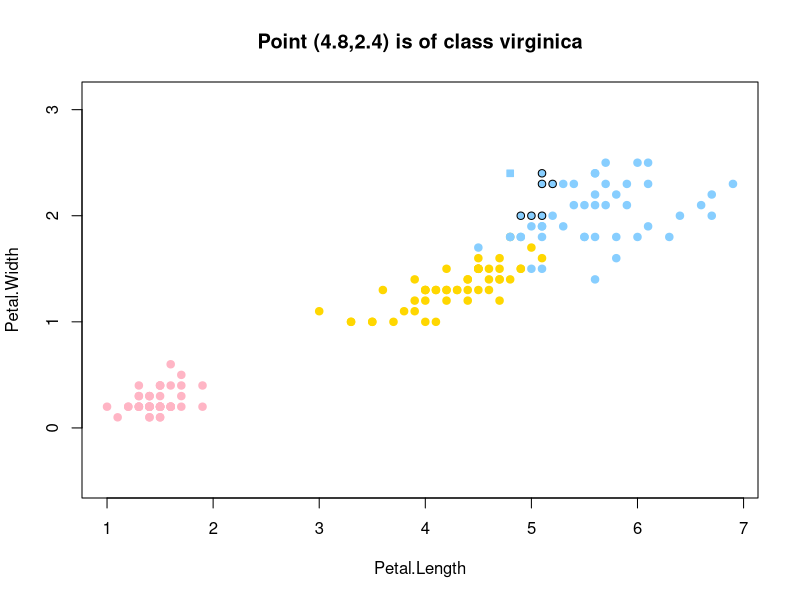

Recreate this plot in R.
colors <- c("setosa"="pink1","versicolor"="gold","virginica"="skyblue1")
optimalK <<- 6
parOne <- 3   #чтобы можно было легко поменять параметры
parTwo <- 4
titles <- dimnames(iris)[2]
xname <- titles[[1]][parOne]   #названия для подписей на карте
yname <- titles[[1]][parTwo]


eucDist <- function(u,v) {  #функция расстояния между парой точек
  return (sqrt(sum((u-v)^2)))
}


sortObjbyDist <- function(xl,z,metricFunc=eucDist) {  #функция сортировки массива по расстоянию до z
  l <- dim(xl)[1]
  n <- dim(xl)[2]-1
  dist <- matrix(NA,l,2)
  for (i in 1:l) {
    dist[i, ] <- c(i, metricFunc(xl[i,1:n],z))  #создание списка пар (номер объекта, расстояние до z)
  }
  orderedXl <- xl[order(dist[ ,2]), ]   #сортировка списка объектов
  return (orderedXl)
}


kNN <- function(xl,z,k) {   #функция выбора класса методов kNN
  orderedXl <- sortObjbyDist(xl,z)
  n <- dim(orderedXl)[2]-1
  classes <- orderedXl[1:k,n+1]   #получает список классов для ближайших k объектов
  counts <- table(classes)   #строит из них таблицу количества цветов каждого класса
  class <- names(which.max(counts))   #выбирает тот класс, у которого больше всего представителей
  return (class)
}


determKNN_LOO <- function(xl) {   #определение оптимального k методом LOO
  l <- dim(xl)[1]
  n <- dim(xl)[2]-1
  maxK <- l-1
  errorForK <- matrix(0.0,maxK,1)
  for (i in 1:l) {  #перебираем каждый элемент
    obj <- xl[i, ]
    newXl <- xl[-i, ]  #убираем его из выборки
    z <- obj[1:n]
    orderedXl <- sortObjbyDist(newXl,z)  #находим расстояния до всех объектов
    classes <- c("setosa"=0,"versicolor"=0,"virginica"=0)
    print(i)
    for (k in 1:maxK) {   #перебираем значение k
      classes[orderedXl[k,n+1]] <- classes[orderedXl[k,n+1]]+1  #добавляем k-ый элемент в свою группу
      class <- names(which.max(classes))  #выбирает тот класс, у которого больше всего представителей
      if (class!=obj[n+1]) {   #если произошла ошибка классификации
        errorForK[k]=errorForK[k]+1/l   #то увеличиваем для данного k значение ошибки
      }
    }
  }
  LOO <- matrix(NA,maxK,2)
  for (k in 1:maxK) {
    LOO[k, ] <- c(k,errorForK[k])   #строим массив пар (номер, число ошибок)
  }
  optK <- which.min(errorForK)  #выбираем оптимальное k
  message <- paste0("Find optimal value of k for kNN with LOO-algo, k = ",optK,", error = ",(LOO[optK,2]*l),"/",l," (",round(LOO[optK,2],3),")")
  plot(LOO,pch=1,type="l",col="blue",xlab="k",ylab="LOO(k)",main=message)
  points(optK,LOO[optK,2],pch=21,bg="red",col="red")
  res <- paste0("optK=",optK)   #готовит подпись для графика
  text(optK,LOO[optK,2]+0.05,labels=res)
  return (c(optK,errorForK[optK]))
}


algoShow <- function(z) {
  k <- optimalK
  xl <- iris[ ,c(parOne,parTwo,5)]   #построение выборки
  l <- dim(xl)[1]
  orderedXl <- sortObjbyDist(xl,z)
  n <- dim(orderedXl)[2]-1
  classes <- orderedXl[1:k,n+1]   #получает список классов для ближайших k объектов
  counts <- table(classes)   #строит из них таблицу количества цветов каждого класса
  class <- names(which.max(counts))   #выбирает тот вид, у которого больше всего представителей
  remove <- strtoi(dimnames(orderedXl[1:k, ])[[1]])  #получить номера тех, кто является ближайшими соседями
  newXl <- xl[-remove, ]    #убрать ближайших соседей из общего списка
  message <- paste0("Point (",z[1],",",z[2],") is of class ",class)
  plot(newXl[ ,1:n],pch=21,bg=colors[newXl[ ,n+1]],col=colors[newXl[ ,n+1]],asp=1,main=message,xlab=xname,ylab=yname)
  points(z[1],z[2],pch=22,bg=colors[class],col=colors[class],asp=1)
  points(orderedXl[1:k,1:n],pch=21,bg=colors[orderedXl[1:k,n+1]],col="black",asp=1)
}


main <- function(runLOO=FALSE,runMap=FALSE) {
  ptm <- proc.time()
  errorValue <- 1.0/30.0
  xl <- iris[ ,c(parOne,parTwo,5)]   #построение выборки
  l <- dim(xl)[1]
  xMin <- xl[which.min(xl[ ,1]),1]   #нахождение минимального и максимального иксов
  xMax <- xl[which.max(xl[ ,1]),1]
  X <- seq(from=xMin,to=xMax,by=0.05)   #список всех иксов на карте
  xLen <- length(X)
  yMin <- xl[which.min(xl[ ,2]),2]   #нахождение минимального и максимального игриков
  yMax <- xl[which.max(xl[ ,2]),2]
  Y <- seq(from=yMin,to=yMax,by=0.05)   #список всех игриков на карте
  yLen <-length(Y)
  if (runLOO==TRUE) {
    optimals <- determKNN_LOO(xl)   #находим оптимальное k
    print("LOO algorithm")
    btm <- proc.time()
    print(btm-ptm)
    optimalK <<- optimals[1]
    errorValue <- optimals[2]
  }
  if (runMap==TRUE) {
    ptm <- proc.time()
    flowers <- matrix(NA,xLen,yLen)
    positions <- matrix(NA,xLen*yLen,2)
    cnt <- 1
    for (i in 1:yLen) {
      print(Y[i])
      for (j in 1:xLen) {
        z <- c(X[j],Y[i])
        positions[cnt, ] <- z   #запоминаем координаты объекта
        flowers[j,i] <- kNN(xl,z,optimalK)   #находим предположительный класс методом kNN
        cnt <- cnt+1
      }
    }
    message <- paste0("Map of kNN for optimal K = ",optimalK,", error = ",(errorValue*l),"/",l," (",round(errorValue,3),")")
    plot(positions,pch=1,bg="white",col=colors[flowers],asp=1,main=message,xlab=xname,ylab=yname)
    points(iris[ ,c(parOne,parTwo)],pch=21,bg=colors[iris$Species],col=colors[iris$Species],asp=1)
    print("Map build")
    btm <- proc.time()
    print(btm-ptm)
  }
}


main(FALSE,FALSE)	#посчитать отдельно LOO и полную карту
algoShow(c(4.8,2.4))	#показать классификацию случайной точки, подсветив её соседей
